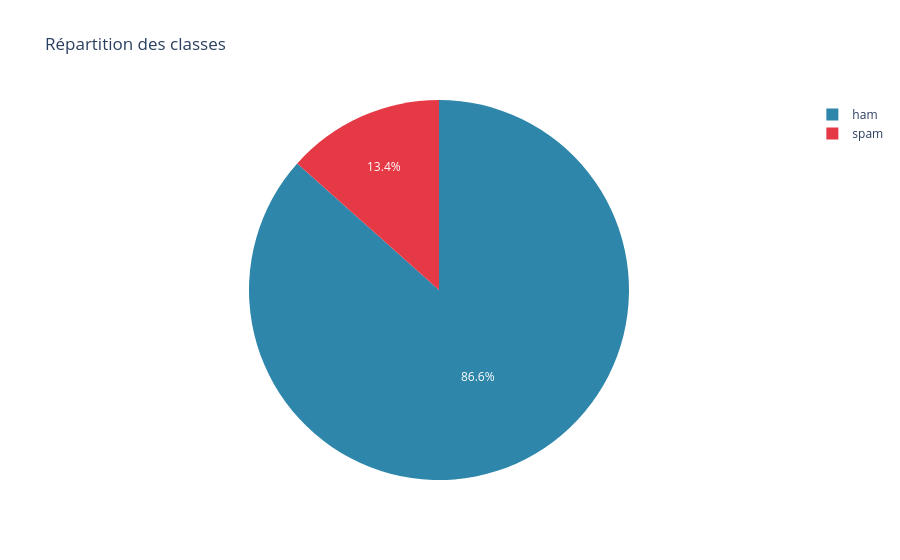

The notebook cell saved with this chart:
### Code cell
# Pie chart : répartition ham / spam
fig = px.pie(df, names="label", title="Répartition des classes",
             color="label",
             color_discrete_map={"ham": "#2E86AB", "spam": "#E63946"})
fig.show()

### Figure 1 — Plotly figure (JSON) as saved in the notebook; plotly's stock layout.template omitted (floating-point values rounded to 4 significant figures; data arrays with more than 128 entries replaced by an {"elided": "..."} marker saying what was removed)
{"data": [{"customdata": {"elided": "5572x1 str values"}, "domain": {"x": [0, 1], "y": [0, 1]}, "hovertemplate": "label=%{customdata[0]}<extra></extra>", "labels": {"elided": "5572 str values"}, "legendgroup": "", "marker": {"colors": {"elided": "5572 str values"}}, "name": "", "showlegend": true, "type": "pie"}], "layout": {"legend": {"tracegroupgap": 0}, "title": {"text": "Répartition des classes"}}}
